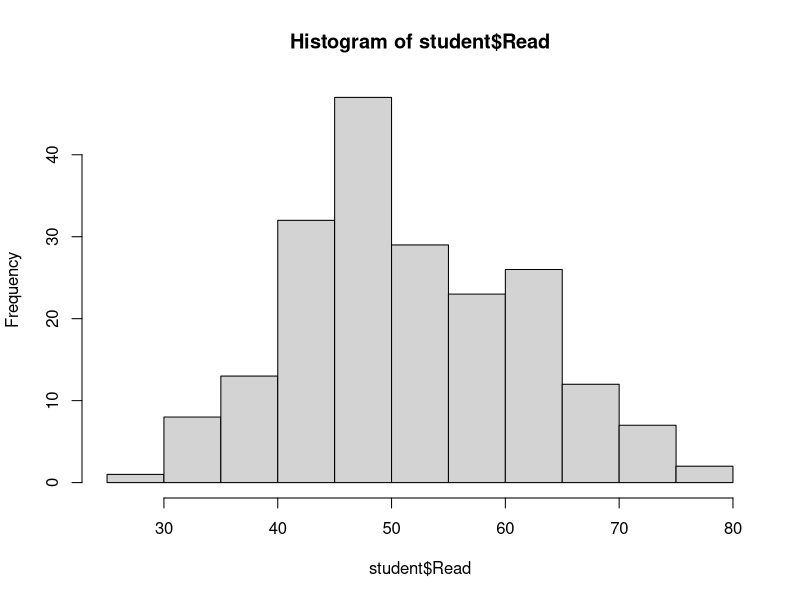
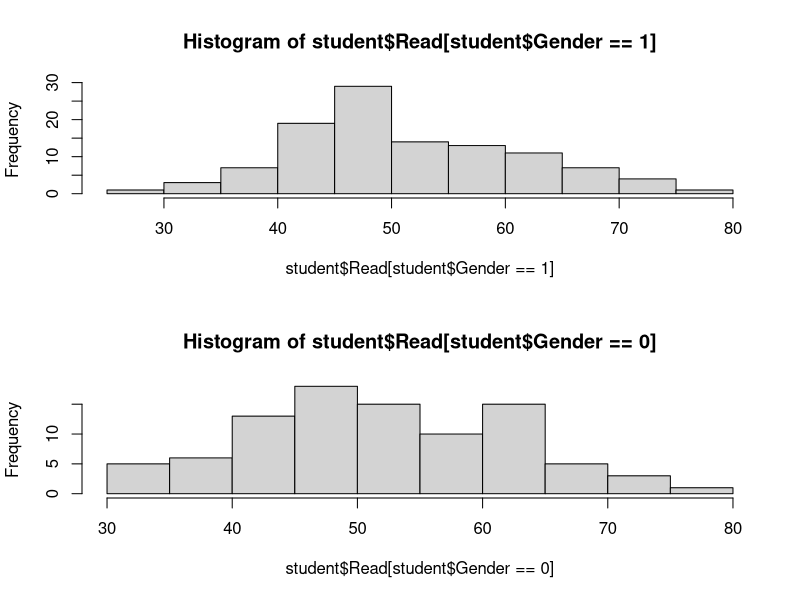
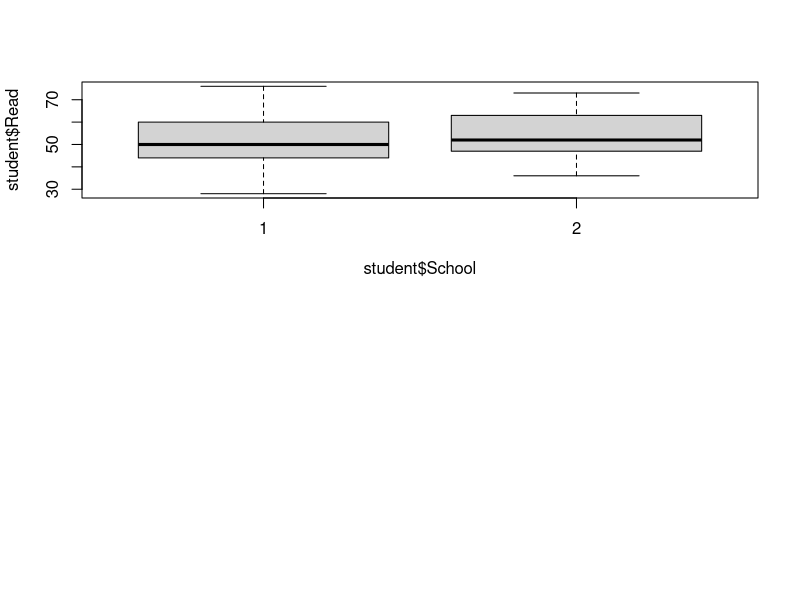
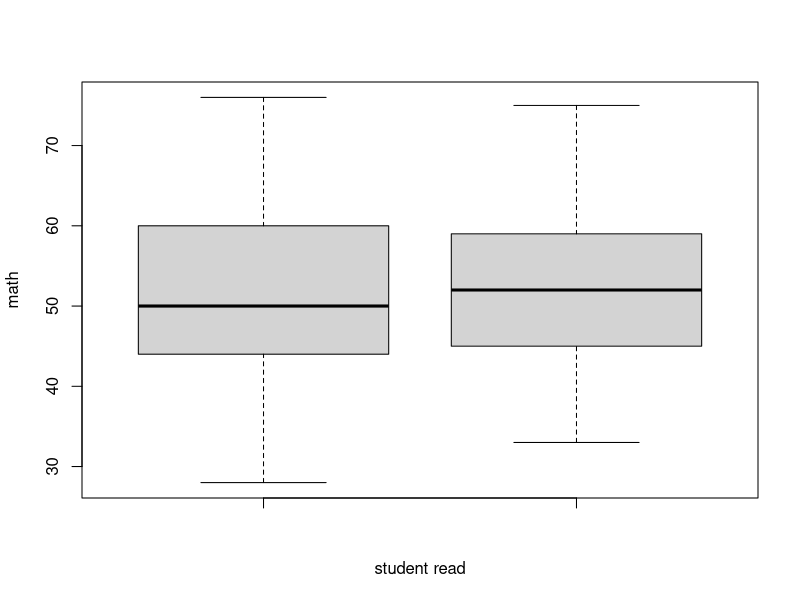

Write the R code that produced these figures, in order.
#If skewness of the data lies between -1 and +1 then it is normal data, else it is skewed.
#It is negatively skewed if the data leans towards left and positively skewed if vice versa.
#Kurtosis shows the peak of standard deviation between data points and mean.
#(platykurtic - high peak,mesokurtic- mid peak, lepotokurtic- low or flat peak).
# IMP: USE ~ TO SEPERATE NUMERIC AND CATEGORICAL (1 or more categories) for statistical functions, (use , if its seperate data)

student<-read.csv("students_performance.csv")
str(student)
dim(student)
table(student$Gender) #Frequency count of dataset variables/categories etc. For example, for gender.

#Visualization of numeric data we use histogram, for categorical we use bar chart.
hist(student$Read)

#Checking if data is normal i.e checking kurtosis and skewness.
library(e1071)
library(dplyr)
skewness(student$Read) #Since the value is 0.19 and it is between -1 and +1, it is not skewed for 'Read'.

#To see graphs together use par(mfrow=). In this case we use for displaying both genders against 'Read'.
par(mfrow=c(2,1)) #Viewing as 2 rows and 1 column.
hist(student$Read[student$Gender==1])
hist(student$Read[student$Gender==0])

#Hypothesis testing
#One sample t-test - The one sample t test compares the mean of your sample data to a known value. 
#It is used for comparing the actual mean to the hypothesized mean for showing significant difference in the mean.
#For ex:
#H0: Mean of math is 70
#H1: Mean of math is not 70
#IMP: IF P VALUE IS <0.05, REJECT NULL HYPOTHESIS. ELSE ACCEPT.

t.test(student$Math, mu = 70) #mu is user defined to just check whatever values.
#Since p < 0.05, we accept alternate hypothesis.

View(student)
str(student)
table(student$School)
#Welsh two sample t test (aka independent t test), for one numerical and one categorical data up-to 2 levels
t.test(student$Read~student$School) #Since p < 0.05, we accept alternative hypothesis(change in mean between both variables) and reject null hypothesis(no change in mean between both variables)

#Boxplot
boxplot(student$Read~student$School) # ~ is used for "as function of" i.e y~x is y is function of x, ~ should be used if there is one numeric and one or more categorical

#Paired t test (aka dependent t test) for both numerical data
str(student)
#H0: No difference in mean
#H1: There is difference in mean
t.test(student$Read,student$Math,paired=T) # Using , instead of ~ because both are numerical. paired = T means it is paired T test
#Since p > 0.05, we accept null hypothesis and reject alternative hypothesis i.e no difference in mean. 
par(mfrow=c(1,1))
boxplot(student$Read,student$Math,xlab='student read',ylab='math')



